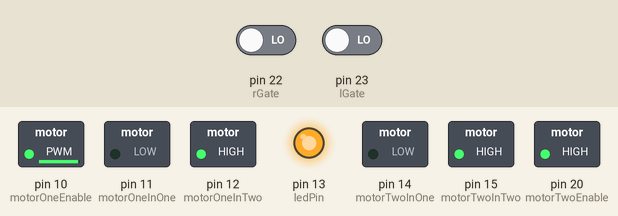
Bench run of a sketch on a simulated Arduino Mega 2560, built with avr-gcc and run on an emulated ATmega2560. Parts: switched loads named in the sketch (green lamp = pin HIGH), output pins drawn as LEDs (lit = HIGH). Inputs (shaded band) come from the test bench; at power-on: pin 22 (rGate) LOW, pin 23 (lGate) LOW. What the sketch prints to the serial monitor is not drawn.

Above: at 0.1 s.
Timing chart, 0 to 1.6 s (numbered marks = the images above):
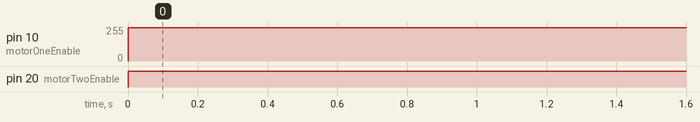

The sketch:

PhotoGate-Sensor_Test.ino
```cpp
int motorOneInOne = 11;
int motorOneInTwo = 12;
int motorOneEnable = 10;

int motorTwoInOne = 14;
int motorTwoInTwo = 15;
int motorTwoEnable = 20;

int ledPin = 13;

int lGate = 23;
int rGate = 22;

int rNumCount = 0;
int lNumCount = 0;

boolean rGatePrev = false;
boolean lGatePrev = false;

void setup() {
  // put your setup code here, to run once:
  pinMode(motorOneInOne, OUTPUT);
  pinMode(motorOneInTwo, OUTPUT);
  pinMode(motorOneEnable, OUTPUT);

  pinMode(motorTwoInOne, OUTPUT);
  pinMode(motorTwoInTwo, OUTPUT);
  pinMode(motorTwoEnable, OUTPUT);

  pinMode(lGate, INPUT);
  pinMode(rGate, INPUT);

  pinMode(ledPin, OUTPUT);
  digitalWrite(ledPin, HIGH);

  digitalWrite(motorOneInOne, LOW);
  digitalWrite(motorOneInTwo, HIGH);

  digitalWrite(motorTwoInOne, LOW);
  digitalWrite(motorTwoInTwo, HIGH);

  Serial.begin(9600);
}

void loop() {
  // put your main code here, to run repeatedly:
  analogWrite(motorOneEnable, 250);
  analogWrite(motorTwoEnable, 250);

  if (digitalRead(rGate) && !rGatePrev)
  {
    rNumCount++;
    rGatePrev = true;
  }
  else if (!digitalRead(rGate) && rGatePrev)
  {
    rGatePrev = false;
  }

  if (digitalRead(lGate) && !lGatePrev)
  {
    lNumCount++;
    lGatePrev = true;
  }
  else if (!digitalRead(lGate) && lGatePrev)
  {
    lGatePrev = false;
  }

  if ((millis() % 200) <= 10)
  {
    Serial.print("Right: "); Serial.println(rNumCount);
    Serial.print("Left: "); Serial.println(lNumCount);
    lNumCount = 0;
    rNumCount = 0;
    delay(100);
  }
}
```

Measured:
- by itself, pin 10 (motorOneEnable): 0/255 → 250/255 at 0.00 s
- by itself, pin 20 (motorTwoEnable): LOW → HIGH at 0.00 s
